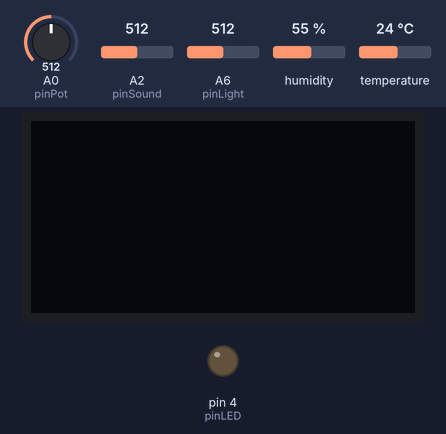
Recording of a sketch running on a simulated Arduino Nano, built with avr-gcc and run on an emulated ATmega328P. Shown: 128×64 one-colour display, output pins drawn as LEDs (lit = HIGH). Inputs (shaded band) come from the test bench; at power-on: A0 (pinPot) = 512, A2 (pinSound) = 512, A6 (pinLight) = 512, humidity 55 %, temperature 24 °C. What the sketch prints to the serial monitor is not drawn.

Above: at 1.4 s.
1.5 s: A0 (pinPot) set to 462
3.0 s: A0 (pinPot) set to 443
At 3.6 s:
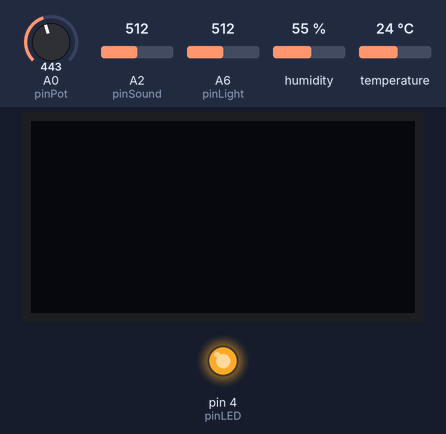
At 5.0 s:
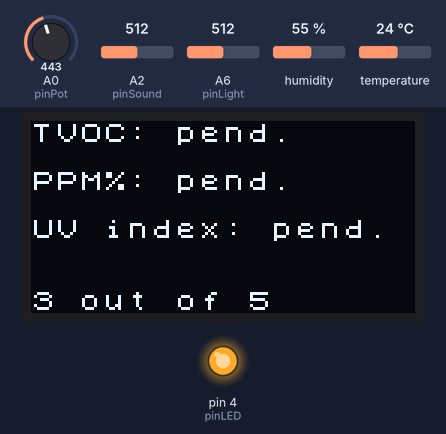
6.2 s: A0 (pinPot) set to 314
9.4 s: A0 (pinPot) set to 293
At 12.4 s:
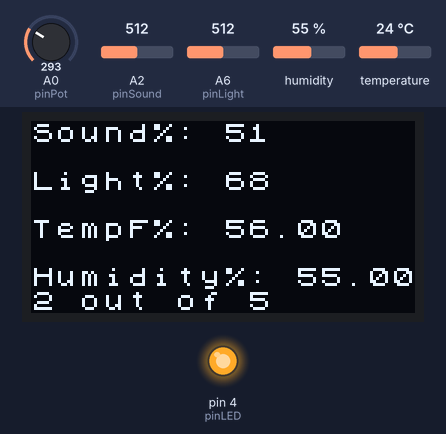
Timing chart, 0 to 13.6 s (numbered marks = the images above; inputs shaded):
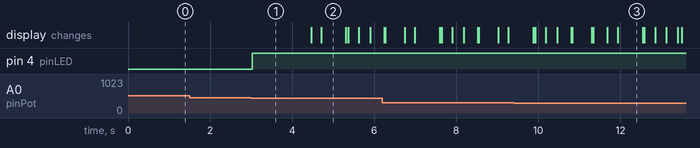

The sketch:

RH.ino
```cpp
/*
 *
 * led            OUTPUT
 * buzzer         OUTPUT
 * oled           OUTPUT
 *
 * button         INPUT
 * light sensor   INPUT
 * air pressure   INPUT
 * temp and humi  INPUT
 * color          INPUT
 * air quality    IPNUT
 *
 *
 *
 * libraries to look for:
 *    light sensor
 *    air pressure
 *    temp and humi
 *    color
 *    air qulaity
 *    oled
 */

#include "DHT.h"
#include <Arduino.h>
#include <String.h>
#include <U8x8lib.h>
#include "Adafruit_CCS811.h"

//plotdelay is the time (ms) for waiting periods in data ploting and collection
#define PLOTDELAY 100

#define DHTPIN 3
#define DHTTYPE DHT11

#define pinLight A6
#define pinSound A2
//#define pinAirQuality write_the_pin
//#define pinColor write_the_pin
#define pinPot A0


//#define pinButton 6
#define pinLED 4
//#define pinBuzzer 5

//How can we define the I2C for oled and air presuure?

Adafruit_CCS811 ccs;

DHT dht(DHTPIN, DHTTYPE);
U8X8_SSD1306_128X64_NONAME_HW_I2C u8x8(/* reset=*/ U8X8_PIN_NONE);
//U8X8_SSD1306_128X64_NONAME_SW_I2C u8x8(/* clock=*/ SCL, /* data=*/ SDA, /* reset=*/ U8X8_PIN_NONE);


void clearS(){
  for(int i = 0; i< 8; i++){
    u8x8.setCursor(0, i);
    u8x8.print("                           ");
    }
}


int getLight_pct(){
    int light = analogRead(pinLight);
    int light_pct = map(light, 0, 750, 0, 100);
    return light_pct;
  }


int getSound_pct(){
  long sound = 0;

  for(int i = 0; i<32; i++){
    sound += analogRead(pinSound);
    delay(10);
  }

  sound >>= 5;
  //Serial.print(sound);
  int sound_pct = map(sound, 0, 1000, 0, 100);
  return sound_pct;
  }

float getTemp_f(){
  float temp = dht.readTemperature();
  return ((temp * (9/5)) + 32);
  }


//this function will gather the sensors data and send it to serial, that way it can be plotted
void getAndPlotData(){
  float humi = dht.readHumidity();
  int sound_pct = getSound_pct();
  int light_pct = getLight_pct();
  float celciusToF = getTemp_f();

  delay(50);

   Serial.print(sound_pct);
   Serial.print(",");
   Serial.print(light_pct);
   Serial.print(",");
   Serial.print(celciusToF);
   Serial.print(",");
   Serial.println(humi);
  }


void setup() {
  Serial.begin(9600);

  u8x8.begin();
  u8x8.setFlipMode(1);
  u8x8.setFont(u8x8_font_chroma48medium8_r);

  ccs.begin();

  //title of graph
  Serial.println("Sound_%, Light_%, Temp_F, Humidity_%"); // just write down the order of the sensors seperated by a ", "

  pinMode(pinSound, INPUT);
  pinMode(pinLight, INPUT);
  pinMode(pinPot, INPUT);

  //pinMode(pinButton, INPUT_PULLUP);

  //pinMode(pinBuzzer, OUTPUT);
  pinMode(pinLED, OUTPUT);

}

void loop() {
  //tone(buzzerPin, 1000); // this is for the buzz sound (buzzer)

  int sensorValue = analogRead(A0);

  if (sensorValue >= 0 && sensorValue < 150){
    digitalWrite(pinLED, HIGH);
    clearS();
    getAndPlotData();
      u8x8.setCursor(0, 0);
      u8x8.print("Plotting: ON");

      u8x8.setCursor(0, 7);
      u8x8.print("1 out of 5");

    }
  else if (sensorValue >= 150 && sensorValue < 300){
    //do a clear screen
    //keep plotting
    digitalWrite(pinLED, HIGH);
    clearS();
    getAndPlotData();

    u8x8.setCursor(0, 0);
    u8x8.print("Sound%: "); u8x8.print(getSound_pct());

    u8x8.setCursor(0, 2);
    u8x8.print("Light%: "); u8x8.print(getLight_pct());

    u8x8.setCursor(0, 4);
    u8x8.print("TempF%: "); u8x8.print(getTemp_f());

    u8x8.setCursor(0, 6);
    u8x8.print("Humidity%: "); u8x8.print(dht.readHumidity());

    u8x8.setCursor(0, 7);
      u8x8.print("2 out of 5");
    }
  else if (sensorValue >= 300 && sensorValue < 450){
    //tvoc, ppm, uv
    //do a clear screen
    //keep plotting
    digitalWrite(pinLED, HIGH);
    clearS();
    getAndPlotData();
    u8x8.setCursor(0, 0);
    u8x8.print("TVOC: "); u8x8.print("pend.");

    u8x8.setCursor(0, 2);
    u8x8.print("PPM%: "); u8x8.print("pend.");

    u8x8.setCursor(0, 4);
    u8x8.print("UV index: "); u8x8.print("pend.");

    u8x8.setCursor(0, 7);
      u8x8.print("3 out of 5");


    }
  else if (sensorValue >= 600 && sensorValue < 750){
    //r, g, b, c
    //do a clear screen
    //keep plotting
    digitalWrite(pinLED, HIGH);
    clearS();
    getAndPlotData();
    u8x8.setCursor(0, 0);
    u8x8.print("Red: "); u8x8.print("pend.");

    u8x8.setCursor(0, 2);
    u8x8.print("Green: "); u8x8.print("pend.");

    u8x8.setCursor(0, 4);
    u8x8.print("Blue: "); u8x8.print("pend.");

    u8x8.setCursor(0, 6);
    u8x8.print("Clear: "); u8x8.print("pend.");

    u8x8.setCursor(0, 7);
      u8x8.print("4 out of 5");
    }
  else if (sensorValue >= 750){

    digitalWrite(pinLED, LOW);
    clearS();
    u8x8.setCursor(0, 0);
    u8x8.print("Plotting: OFF");
    u8x8.setCursor(0, 7);
     u8x8.print("5 out of 5");
    //not plotting text
    }

  delay(600); // Delay for


}
```

Measured:
- the behaviour switches between 450 and 449 on A0 (pinPot) (found by bisection; images 0 and 1)
- the behaviour switches between 300 and 299 on A0 (pinPot) (found by bisection; images 2 and 3)
- after the input at 1.5 s, every drawn part: stays the same
- after the input at 3.0 s, pin 4 (pinLED): LOW → HIGH at once
- after the input at 9.4 s, the display: first differs from a run without the input after 1.9 s (image 3 shows a later state)
- what the display in image 3 shows lasts 0.6 s, from 11.9 s to 12.5 s
